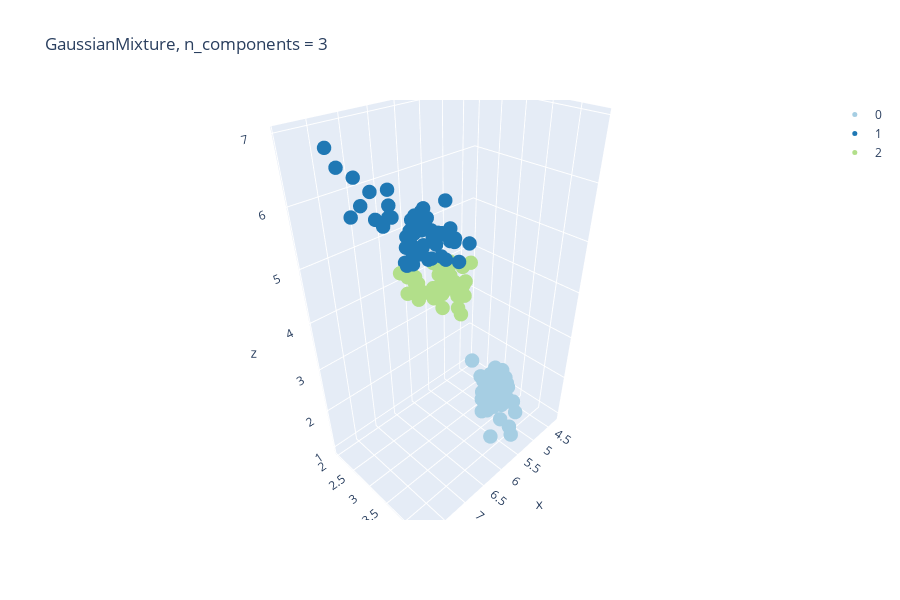

The cell this chart's notebook holds for it:
### Markdown cell above
![gmixture](https://miro.medium.com/max/753/1*lTv7e4Cdlp738X_WFZyZHA.png)

### Code cell
from sklearn.mixture import GaussianMixture

X = iris.data
y = iris.target

gm = GaussianMixture(n_components = 3) # what if will not define the num. pf components?
gm.fit(X)

y_pred = gm.predict(X)

plot_3d(X, y_pred, 'GaussianMixture, n_components = 3 ')
iris_cluster = cluster_scoreing_pivot(X, y, y_pred, iris_cluster, 'GaussianMixture')

### Figure 1 — Plotly figure (JSON) as saved in the notebook; plotly's stock layout.template omitted (floating-point values rounded to 4 significant figures)
{"data": [{"marker": {"color": "rgb(166,206,227)", "size": 5}, "mode": "markers", "name": "0", "type": "scatter3d", "x": [5.1, 4.9, 4.7, 4.6, 5, 5.4, 4.6, 5, 4.4, 4.9, 5.4, 4.8, 4.8, 4.3, 5.8, 5.7, 5.4, 5.1, 5.7, 5.1, 5.4, 5.1, 4.6, 5.1, 4.8, 5, 5, 5.2, 5.2, 4.7, 4.8, 5.4, 5.2, 5.5, 4.9, 5, 5.5, 4.9, 4.4, 5.1, 5, 4.5, 4.4, 5, 5.1, 4.8, 5.1, 4.6, 5.3, 5], "y": [3.5, 3, 3.2, 3.1, 3.6, 3.9, 3.4, 3.4, 2.9, 3.1, 3.7, 3.4, 3, 3, 4, 4.4, 3.9, 3.5, 3.8, 3.8, 3.4, 3.7, 3.6, 3.3, 3.4, 3, 3.4, 3.5, 3.4, 3.2, 3.1, 3.4, 4.1, 4.2, 3.1, 3.2, 3.5, 3.6, 3, 3.4, 3.5, 2.3, 3.2, 3.5, 3.8, 3, 3.8, 3.2, 3.7, 3.3], "z": [1.4, 1.4, 1.3, 1.5, 1.4, 1.7, 1.4, 1.5, 1.4, 1.5, 1.5, 1.6, 1.4, 1.1, 1.2, 1.5, 1.3, 1.4, 1.7, 1.5, 1.7, 1.5, 1, 1.7, 1.9, 1.6, 1.6, 1.5, 1.4, 1.6, 1.6, 1.5, 1.5, 1.4, 1.5, 1.2, 1.3, 1.4, 1.3, 1.5, 1.3, 1.3, 1.3, 1.6, 1.9, 1.4, 1.6, 1.4, 1.5, 1.4]}, {"marker": {"color": "rgb(31,120,180)", "size": 5}, "mode": "markers", "name": "1", "type": "scatter3d", "x": [6.2, 5.9, 6.3, 6.7, 6, 6.3, 5.8, 7.1, 6.3, 6.5, 7.6, 4.9, 7.3, 6.7, 7.2, 6.5, 6.4, 6.8, 5.7, 5.8, 6.4, 6.5, 7.7, 7.7, 6, 6.9, 5.6, 7.7, 6.3, 6.7, 7.2, 6.2, 6.1, 6.4, 7.2, 7.4, 7.9, 6.4, 6.3, 6.1, 7.7, 6.3, 6.4, 6, 6.9, 6.7, 6.9, 5.8, 6.8, 6.7, 6.7, 6.3, 6.5, 6.2, 5.9], "y": [2.2, 3.2, 2.5, 3, 2.7, 3.3, 2.7, 3, 2.9, 3, 3, 2.5, 2.9, 2.5, 3.6, 3.2, 2.7, 3, 2.5, 2.8, 3.2, 3, 3.8, 2.6, 2.2, 3.2, 2.8, 2.8, 2.7, 3.3, 3.2, 2.8, 3, 2.8, 3, 2.8, 3.8, 2.8, 2.8, 2.6, 3, 3.4, 3.1, 3, 3.1, 3.1, 3.1, 2.7, 3.2, 3.3, 3, 2.5, 3, 3.4, 3], "z": [4.5, 4.8, 4.9, 5, 5.1, 6, 5.1, 5.9, 5.6, 5.8, 6.6, 4.5, 6.3, 5.8, 6.1, 5.1, 5.3, 5.5, 5, 5.1, 5.3, 5.5, 6.7, 6.9, 5, 5.7, 4.9, 6.7, 4.9, 5.7, 6, 4.8, 4.9, 5.6, 5.8, 6.1, 6.4, 5.6, 5.1, 5.6, 6.1, 5.6, 5.5, 4.8, 5.4, 5.6, 5.1, 5.1, 5.9, 5.7, 5.2, 5, 5.2, 5.4, 5.1]}, {"marker": {"color": "rgb(178,223,138)", "size": 5}, "mode": "markers", "name": "2", "type": "scatter3d", "x": [7, 6.4, 6.9, 5.5, 6.5, 5.7, 6.3, 4.9, 6.6, 5.2, 5, 5.9, 6, 6.1, 5.6, 6.7, 5.6, 5.8, 5.6, 6.1, 6.1, 6.4, 6.6, 6.8, 6, 5.7, 5.5, 5.5, 5.8, 5.4, 6, 6.7, 6.3, 5.6, 5.5, 5.5, 6.1, 5.8, 5, 5.6, 5.7, 5.7, 6.2, 5.1, 5.7], "y": [3.2, 3.2, 3.1, 2.3, 2.8, 2.8, 3.3, 2.4, 2.9, 2.7, 2, 3, 2.2, 2.9, 2.9, 3.1, 3, 2.7, 2.5, 2.8, 2.8, 2.9, 3, 2.8, 2.9, 2.6, 2.4, 2.4, 2.7, 3, 3.4, 3.1, 2.3, 3, 2.5, 2.6, 3, 2.6, 2.3, 2.7, 3, 2.9, 2.9, 2.5, 2.8], "z": [4.7, 4.5, 4.9, 4, 4.6, 4.5, 4.7, 3.3, 4.6, 3.9, 3.5, 4.2, 4, 4.7, 3.6, 4.4, 4.5, 4.1, 3.9, 4, 4.7, 4.3, 4.4, 4.8, 4.5, 3.5, 3.8, 3.7, 3.9, 4.5, 4.5, 4.7, 4.4, 4.1, 4, 4.4, 4.6, 4, 3.3, 4.2, 4.2, 4.2, 4.3, 3, 4.1]}, {"marker": {"color": "rgb(51,160,44)", "size": 5}, "mode": "markers", "name": "3", "type": "scatter3d", "x": [], "y": [], "z": []}, {"marker": {"color": "rgb(251,154,153)", "size": 5}, "mode": "markers", "name": "4", "type": "scatter3d", "x": [], "y": [], "z": []}, {"marker": {"color": "rgb(227,26,28)", "size": 5}, "mode": "markers", "name": "5", "type": "scatter3d", "x": [], "y": [], "z": []}, {"marker": {"color": "rgb(253,191,111)", "size": 5}, "mode": "markers", "name": "6", "type": "scatter3d", "x": [], "y": [], "z": []}, {"marker": {"color": "rgb(255,127,0)", "size": 5}, "mode": "markers", "name": "7", "type": "scatter3d", "x": [], "y": [], "z": []}, {"marker": {"color": "rgb(202,178,214)", "size": 5}, "mode": "markers", "name": "8", "type": "scatter3d", "x": [], "y": [], "z": []}, {"marker": {"color": "rgb(106,61,154)", "size": 5}, "mode": "markers", "name": "9", "type": "scatter3d", "x": [], "y": [], "z": []}], "layout": {"height": 600, "title": {"text": "GaussianMixture, n_components = 3 "}, "width": 900}}
